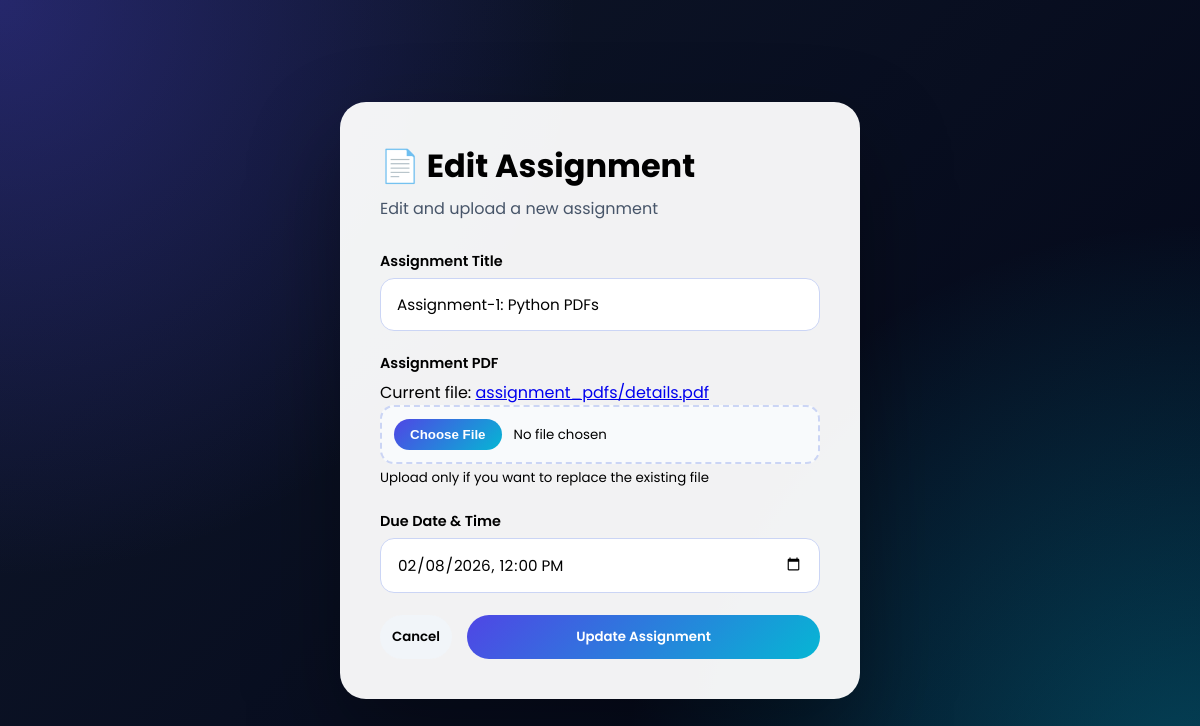
Page /students/dashboard/edit_assignments/3 on the committed database.
### assignments/models.py (models this page shows, shortened)
class Assignment(models.Model):
    COURSE_CHOICES = [
        ('AIML', 'Artificial Intelligence and Machine Learning'),
        ('CORE', 'Computer Science Core'),
        ('IT', 'Information Technology'),
        ('ME', 'Mechanical Engineering'),
        ('CE', 'Civil Engineering'),
        ('EE', 'Electrical Engineering')
    ]
    teacher_name = models.ForeignKey(User, on_delete=models.CASCADE)
    course_name = models.CharField(choices=COURSE_CHOICES)
    title = models.CharField(max_length=250)
    assignment = models.FileField(upload_to='assignment_pdfs/')
    due_date = models.DateTimeField()
    created_at = models.DateTimeField(auto_now_add=True)
    updated_at = models.DateTimeField(auto_now=True)

### assignments/views.py (the view, shortened to what this page needs)
# urls.py: path('edit_assignments/<int:pk>', views.edit_assignments, name='edit_assignments'),
def edit_assignments(request, pk):
    data = Assignment.objects.get(pk=pk)
    context = {
        'data': data
    }
    return render(request=request, template_name='edit_assignment.html', context=context)

### templates/teachers/edit_assignment.html (shortened to what this page needs)
{% load static %}
<!DOCTYPE html>
<html lang="en">
<head>
    <link rel="stylesheet" href="{% static 'css/edit_assignment.css' %}">
</head>
<body>
    <div class="page-wrapper">
        <div class="assignment-card">
            <div class="header">
                <h1>📄 Edit Assignment</h1>
                <p>Edit and upload a new assignment</p>
            </div>
            <form action="{% url 'edit_assignments' data.id %}" method="post" enctype="multipart/form-data">
                <div class="input-group">
                    <label>Assignment Title</label>
                    <input name="title" type="text" placeholder="e.g. Introduction to Python" value="{{data.title}}"
                        required>
                </div>
                <div class="input-group">
                    <label>Assignment PDF</label>
                    {% if data.assignment %}
                    <p class="file-link">
                        Current file:
                        <a href="{{ data.assignment.url }}" target="_blank">
                            {{data.assignment}}
                        </a>
                    </p>
                    {% endif %}
                    <input name="assignment" type="file" accept="application/pdf" class="file-input">
                    <small>Upload only if you want to replace the existing file</small>
                </div>
                <div class="input-group">
                    <label>Due Date & Time</label>
                    <input name="due_date" type="datetime-local" value="{{data.due_date|date:'Y-m-d\\TH:i'}}" required>
                </div>
                <div class="form-actions">
                    <a href="{% url 'dashboard' %}">
                        <button type="button" class="secondary-btn">Cancel</button>
                    </a>
                    <button type="submit" class="primary-btn">Update Assignment</button>
                </div>
            </form>
        </div>
    </div>
</body>
</html>

### portal_system/static/css/edit_assignment.css (style rules this page uses)
* { margin: 0; padding: 0; box-sizing: border-box; font-family: "Poppins", sans-serif; }
body { min-height: 100vh; background: radial-gradient(circle at top left, rgba(79,70,229,0.35), transparent 40%), radial-gradient(circle at bottom right, rgba(6,182,212,0.35), transparent 40%), linear-gradient(135deg, #0f172a, #020617); display: flex; align-items: center; justify-content: center; padding: 30px; }
.assignment-card { width: 100%; max-width: 520px; background: rgba(255,255,255,0.95); border-radius: 26px; padding: 40px; box-shadow: 0 40px 90px rgba(0,0,0,0.35); animation: fadeIn 0.8s ease forwards; }
.header h1 { font-size: 2rem; margin-bottom: 6px; }
.header p { color: #475569; margin-bottom: 30px; }
.input-group { margin-bottom: 22px; }
.input-group label { display: block; font-size: 0.9rem; font-weight: 600; margin-bottom: 6px; }
.input-group input[type="text"], .input-group input[type="datetime-local"] { width: 100%; padding: 14px 16px; border-radius: 14px; border: 1px solid #cbd5f5; outline: none; font-size: 0.95rem; }
.file-input { width: 100%; padding: 12px; border-radius: 14px; border: 2px dashed #cbd5f5; background: #f8fafc; cursor: pointer; }
.form-actions { display: flex; gap: 15px; margin-top: 10px; }
.primary-btn, .secondary-btn { flex: 1; padding: 12px; border-radius: 999px; border: none; cursor: pointer; font-weight: 600; }
.primary-btn { background: linear-gradient(135deg, #4f46e5, #06b6d4); color: white; }
.secondary-btn { background: #f1f5f9; }
.file-link a { word-break: break-all; overflow-wrap: anywhere; display: inline-block; max-width: 100%; }

### rows in the picture
Assignment: title "Assignment-1: Python PDFs", assignment "assignment_pdfs/details.pdf", due_date "02/08/2026 12:00"
